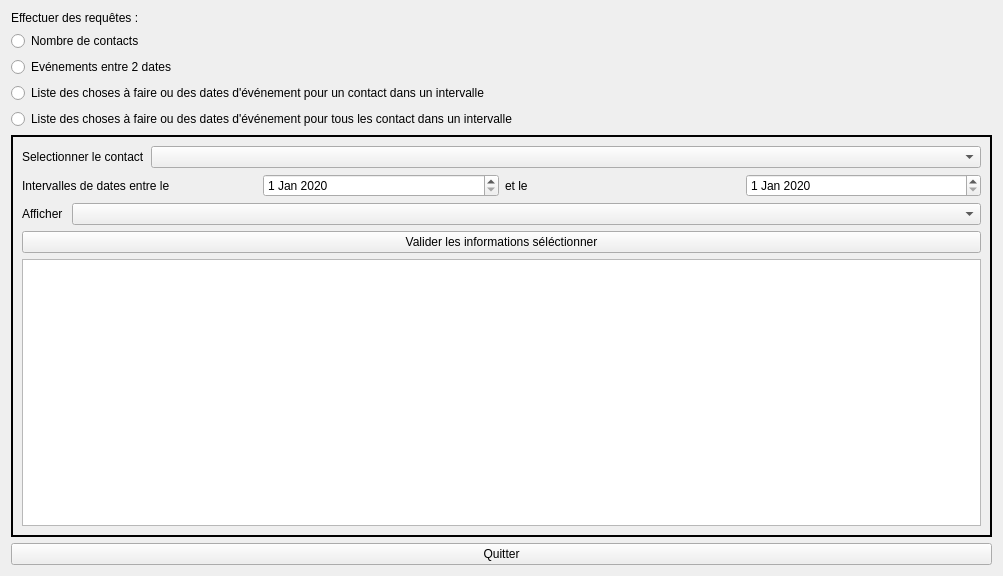
<?xml version="1.0" encoding="UTF-8"?>
<ui version="4.0">
 <class>RequeteWindow</class>
 <widget class="QWidget" name="RequeteWindow">
  <property name="geometry">
   <rect>
    <x>0</x>
    <y>0</y>
    <width>1003</width>
    <height>576</height>
   </rect>
  </property>
  <property name="windowTitle">
   <string>Requête</string>
  </property>
  <layout class="QGridLayout" name="gridLayout_2">
   <item row="0" column="0">
    <layout class="QGridLayout" name="gridLayout">
     <item row="0" column="0">
      <layout class="QVBoxLayout" name="verticalLayout_2">
       <item>
        <widget class="QLabel" name="label">
         <property name="text">
          <string>Effectuer des requêtes :</string>
         </property>
        </widget>
       </item>
       <item>
        <layout class="QVBoxLayout" name="verticalLayout">
         <item>
          <widget class="QRadioButton" name="contactsButton">
           <property name="text">
            <string>Nombre de contacts</string>
           </property>
           <attribute name="buttonGroup">
            <string notr="true">buttonGroup</string>
           </attribute>
          </widget>
         </item>
         <item>
          <widget class="QRadioButton" name="eventButton">
           <property name="text">
            <string>Evénements entre 2 dates</string>
           </property>
           <attribute name="buttonGroup">
            <string notr="true">buttonGroup</string>
           </attribute>
          </widget>
         </item>
         <item>
          <widget class="QRadioButton" name="listContactButton">
           <property name="text">
            <string>Liste des choses à faire ou des dates d'événement pour un contact dans un intervalle</string>
           </property>
           <attribute name="buttonGroup">
            <string notr="true">buttonGroup</string>
           </attribute>
          </widget>
         </item>
         <item>
          <widget class="QRadioButton" name="listContactsButton">
           <property name="text">
            <string>Liste des choses à faire ou des dates d'événement pour tous les contact dans un intervalle</string>
           </property>
           <attribute name="buttonGroup">
            <string notr="true">buttonGroup</string>
           </attribute>
          </widget>
         </item>
        </layout>
       </item>
      </layout>
     </item>
     <item row="1" column="0">
      <widget class="QStackedWidget" name="stackedWidget">
       <property name="frameShape">
        <enum>QFrame::WinPanel</enum>
       </property>
       <property name="frameShadow">
        <enum>QFrame::Plain</enum>
       </property>
       <property name="currentIndex">
        <number>3</number>
       </property>
       <widget class="QWidget" name="page"/>
       <widget class="QWidget" name="page_2">
        <layout class="QGridLayout" name="gridLayout_5">
         <item row="0" column="0">
          <widget class="QLabel" name="nombreContacts">
           <property name="text">
            <string/>
           </property>
          </widget>
         </item>
        </layout>
       </widget>
       <widget class="QWidget" name="page_3">
        <layout class="QGridLayout" name="gridLayout_4">
         <item row="0" column="0">
          <layout class="QGridLayout" name="gridLayout_3">
           <item row="0" column="0">
            <layout class="QHBoxLayout" name="horizontalLayout_2">
             <item>
              <widget class="QLabel" name="label_3">
               <property name="text">
                <string>Evénement entre </string>
               </property>
              </widget>
             </item>
             <item>
              <widget class="QDateEdit" name="dateDebutDateEdit">
               <property name="dateTime">
                <datetime>
                 <hour>0</hour>
                 <minute>0</minute>
                 <second>0</second>
                 <year>2020</year>
                 <month>1</month>
                 <day>1</day>
                </datetime>
               </property>
              </widget>
             </item>
             <item>
              <widget class="QLabel" name="label_4">
               <property name="text">
                <string> et le </string>
               </property>
              </widget>
             </item>
             <item>
              <widget class="QDateEdit" name="dateFinDateEdit">
               <property name="dateTime">
                <datetime>
                 <hour>0</hour>
                 <minute>0</minute>
                 <second>0</second>
                 <year>2020</year>
                 <month>1</month>
                 <day>1</day>
                </datetime>
               </property>
              </widget>
             </item>
            </layout>
           </item>
           <item row="2" column="0">
            <widget class="QPlainTextEdit" name="listeEvenementPlainTextEdit">
             <property name="readOnly">
              <bool>false</bool>
             </property>
            </widget>
           </item>
           <item row="1" column="0">
            <widget class="QPushButton" name="validIntervalButton">
             <property name="text">
              <string>Valider l'intervalle</string>
             </property>
            </widget>
           </item>
          </layout>
         </item>
        </layout>
       </widget>
       <widget class="QWidget" name="page_4">
        <layout class="QGridLayout" name="gridLayout_7">
         <item row="0" column="0">
          <layout class="QVBoxLayout" name="verticalLayout_3">
           <item>
            <layout class="QFormLayout" name="formLayout">
             <item row="0" column="0">
              <widget class="QLabel" name="selectContactLabel">
               <property name="text">
                <string>Selectionner le contact</string>
               </property>
              </widget>
             </item>
             <item row="0" column="1">
              <widget class="QComboBox" name="selectContactComboBox"/>
             </item>
            </layout>
           </item>
           <item>
            <layout class="QHBoxLayout" name="horizontalLayout">
             <item>
              <widget class="QLabel" name="label_2">
               <property name="text">
                <string>Intervalles de dates entre le </string>
               </property>
              </widget>
             </item>
             <item>
              <widget class="QDateEdit" name="debutContactDateEdit">
               <property name="dateTime">
                <datetime>
                 <hour>0</hour>
                 <minute>0</minute>
                 <second>0</second>
                 <year>2020</year>
                 <month>1</month>
                 <day>1</day>
                </datetime>
               </property>
              </widget>
             </item>
             <item>
              <widget class="QLabel" name="label_5">
               <property name="text">
                <string>et le</string>
               </property>
              </widget>
             </item>
             <item>
              <widget class="QDateEdit" name="finContactDateEdit">
               <property name="dateTime">
                <datetime>
                 <hour>0</hour>
                 <minute>0</minute>
                 <second>0</second>
                 <year>2020</year>
                 <month>1</month>
                 <day>1</day>
                </datetime>
               </property>
              </widget>
             </item>
            </layout>
           </item>
           <item>
            <layout class="QFormLayout" name="formLayout_2">
             <item row="0" column="0">
              <widget class="QLabel" name="afficherLabel">
               <property name="text">
                <string>Afficher </string>
               </property>
              </widget>
             </item>
             <item row="0" column="1">
              <widget class="QComboBox" name="afficherInfosContactComboBox"/>
             </item>
            </layout>
           </item>
           <item>
            <widget class="QPushButton" name="validInfosContactPushButton">
             <property name="text">
              <string>Valider les informations séléctionner</string>
             </property>
            </widget>
           </item>
           <item>
            <widget class="QPlainTextEdit" name="listeInfosContactplainTextEdit"/>
           </item>
          </layout>
         </item>
        </layout>
       </widget>
       <widget class="QWidget" name="page_5">
        <layout class="QGridLayout" name="gridLayout_6">
         <item row="0" column="0">
          <layout class="QVBoxLayout" name="verticalLayout_4">
           <item>
            <layout class="QHBoxLayout" name="horizontalLayout_3">
             <item>
              <widget class="QLabel" name="label_6">
               <property name="text">
                <string>Intervalles de dates entre le </string>
               </property>
              </widget>
             </item>
             <item>
              <widget class="QDateEdit" name="debutContactsDateEdit">
               <property name="dateTime">
                <datetime>
                 <hour>0</hour>
                 <minute>0</minute>
                 <second>0</second>
                 <year>2020</year>
                 <month>1</month>
                 <day>1</day>
                </datetime>
               </property>
              </widget>
             </item>
             <item>
              <widget class="QLabel" name="label_7">
               <property name="text">
                <string>et le</string>
               </property>
              </widget>
             </item>
             <item>
              <widget class="QDateEdit" name="finContactsDateEdit">
               <property name="dateTime">
                <datetime>
                 <hour>0</hour>
                 <minute>0</minute>
                 <second>0</second>
                 <year>2020</year>
                 <month>1</month>
                 <day>1</day>
                </datetime>
               </property>
              </widget>
             </item>
            </layout>
           </item>
           <item>
            <layout class="QFormLayout" name="formLayout_4">
             <item row="0" column="0">
              <widget class="QLabel" name="afficherLabel_2">
               <property name="text">
                <string>Afficher </string>
               </property>
              </widget>
             </item>
             <item row="0" column="1">
              <widget class="QComboBox" name="afficherInfosContactsComboBox"/>
             </item>
            </layout>
           </item>
           <item>
            <widget class="QPushButton" name="validInfosContactsPushButton">
             <property name="text">
              <string>Valider les informations séléctionner</string>
             </property>
            </widget>
           </item>
           <item>
            <widget class="QPlainTextEdit" name="listeInfosplainTextEdit"/>
           </item>
          </layout>
         </item>
        </layout>
       </widget>
      </widget>
     </item>
    </layout>
   </item>
   <item row="1" column="0">
    <widget class="QPushButton" name="quitButton">
     <property name="text">
      <string>Quitter</string>
     </property>
    </widget>
   </item>
  </layout>
 </widget>
 <resources/>
 <connections/>
 <buttongroups>
  <buttongroup name="buttonGroup"/>
 </buttongroups>
</ui>
